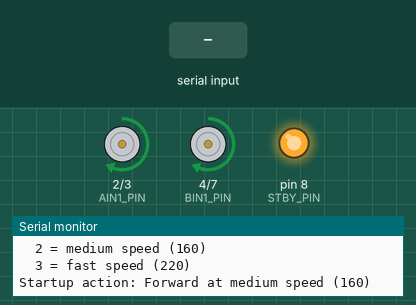
A program run on a simulated Arduino Uno, built with avr-gcc and run on an emulated ATmega328P. Shown: motor-driver pin pairs drawn as motors (green arrow = first pin HIGH = forward, orange = second pin HIGH = backward, longer = more drive, scaled by the enable pin, stopped while the standby pin is LOW), output pins drawn as LEDs (lit = HIGH), the last lines printed to the serial monitor. The inputs (shaded band) are chosen by the test bench.

Above: at 1.2 s.
1.3 s: "b\n" received over Serial
At 2.5 s:
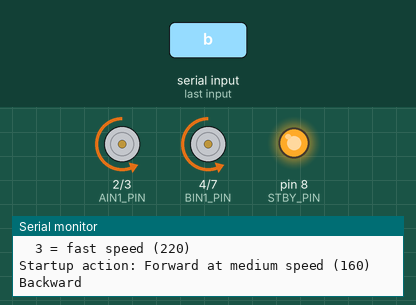
2.8 s: "l\n" received over Serial
At 3.8 s:
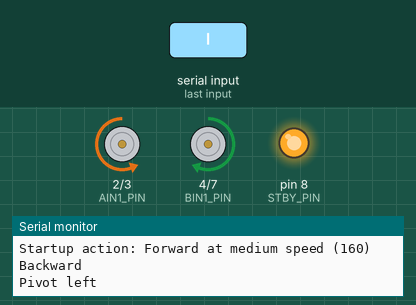
4.3 s: "r\n" received over Serial
At 5.0 s:
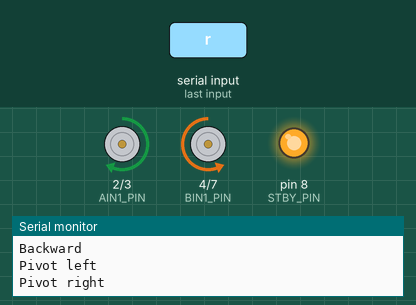
5.8 s: "s\n" received over Serial
At 6.1 s:
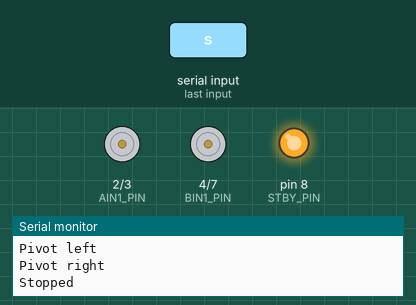
7.3 s: "B\n" received over Serial
At 8.4 s:
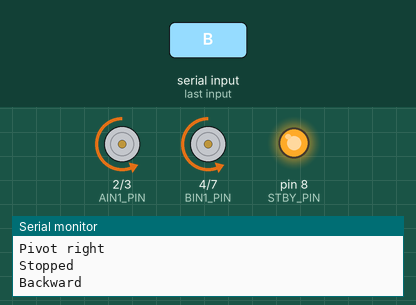
8.8 s: "L\n" received over Serial
At 9.6 s:
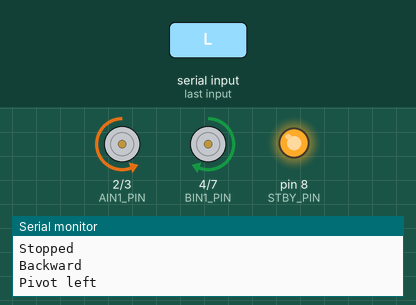
Timing chart, 0 to 11.3 s (numbered marks = the images above; inputs shaded):
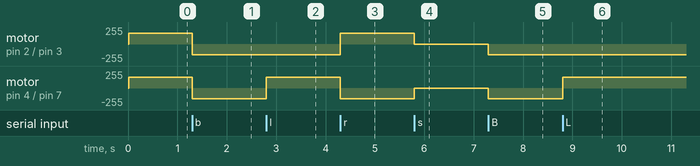

Measured:
- after the input at 1.3 s, motor on pin 2 (AIN1_PIN) / pin 3 (AIN2_PIN), motor on pin 4 (BIN1_PIN) / pin 7 (BIN2_PIN): forward 160/255 → backward 160/255 at once
- after the input at 2.8 s, motor on pin 4 (BIN1_PIN) / pin 7 (BIN2_PIN): backward 160/255 → forward 160/255 at once
- after the input at 4.3 s, motor on pin 2 (AIN1_PIN) / pin 3 (AIN2_PIN): backward 160/255 → forward 160/255 at once; motor on pin 4 (BIN1_PIN) / pin 7 (BIN2_PIN): forward 160/255 → backward 160/255 at once
- after the input at 5.8 s, motor on pin 2 (AIN1_PIN) / pin 3 (AIN2_PIN): forward 160/255 → stopped at once; motor on pin 4 (BIN1_PIN) / pin 7 (BIN2_PIN): backward 160/255 → stopped at once
- after the input at 7.3 s, motor on pin 2 (AIN1_PIN) / pin 3 (AIN2_PIN), motor on pin 4 (BIN1_PIN) / pin 7 (BIN2_PIN): stopped → backward 160/255 at once
- after the input at 8.8 s, motor on pin 4 (BIN1_PIN) / pin 7 (BIN2_PIN): backward 160/255 → forward 160/255 at once

The program:

main.cpp
```cpp
#include <Arduino.h>

// A motor's physical "forward" direction depends on how its two wires are
// connected. If a wheel turns the wrong way, change only that wheel's value
// from false to true. The code will then swap forward and backward for it.
const bool INVERT_LEFT_MOTOR = false;
const bool INVERT_RIGHT_MOTOR = false;

// ---------------------------------------------------------------------------
// TB6612FNG PIN CONNECTIONS
// ---------------------------------------------------------------------------
// uint8_t means an unsigned 8-bit whole number. It is a convenient type for an
// Arduino pin number. "const" means the pin number cannot change while the
// program is running.

// STBY (standby) is the master enable pin for the complete motor driver.
// LOW  = driver disabled; neither motor can run.
// HIGH = driver enabled; AIN/BIN and PWM signals control the motors.
// TB6612 STBY is connected to Arduino digital pin D8.
const uint8_t STBY_PIN = 8;

// Motor channel A controls the LEFT motor connected to TB6612 AO1 and AO2.
// AIN1 and AIN2 choose which direction current flows through the left motor:
//   AIN1 HIGH + AIN2 LOW  = one direction (forward in this program)
//   AIN1 LOW  + AIN2 HIGH = the opposite direction (backward)
//   AIN1 LOW  + AIN2 LOW  = stop
// TB6612 AIN1 is connected to Arduino D2.
const uint8_t AIN1_PIN = 2;
// TB6612 AIN2 is connected to Arduino D3.
const uint8_t AIN2_PIN = 3;
// PWMA controls left-motor speed. Arduino D5 supports PWM, which rapidly turns
// motor power on and off. A larger PWM value gives more average motor power.
const uint8_t PWMA_PIN = 5;

// Motor channel B controls the RIGHT motor connected to TB6612 BO1 and BO2.
// BIN1 and BIN2 do the same direction job for the right motor that AIN1 and
// AIN2 do for the left motor.
// TB6612 BIN1 is connected to Arduino D4.
const uint8_t BIN1_PIN = 4;
// TB6612 BIN2 is connected to Arduino D7.
const uint8_t BIN2_PIN = 7;
// PWMB controls right-motor speed. Arduino D6 is also a PWM-capable pin.
const uint8_t PWMB_PIN = 6;

// Power pins are wiring connections, so they do not need Arduino pin-number
// constants in the program:
//   TB6612 VCC  -> Arduino 5V (powers the driver's control/logic circuits)
//   TB6612 GND  -> Arduino GND and battery negative (shared reference voltage)
//   TB6612 VM   -> motor-battery positive (supplies the motors' actual power)
// Never connect motor-battery positive to the Arduino 5V pin.

// analogWrite() accepts PWM values from 0 to 255:
//   0   = always off
//   255 = always on
// These three values leave some room below the maximum motor power.
const int LOW_SPEED = 100;
const int MEDIUM_SPEED = 160;
const int HIGH_SPEED = 220;

int currentSpeed = MEDIUM_SPEED;

void setLeftMotor(int speed);
void setRightMotor(int speed);
void forward();
void backward();
void turnLeft();
void turnRight();
void stopMotors();
void printCommands();

void setup() {
  // Every pin used to control the driver must be configured as an OUTPUT so
  // the Arduino sends a voltage signal instead of trying to read one.
  // Keep STBY LOW while configuring the other pins so accidental signal states
  // cannot turn either motor.
  pinMode(STBY_PIN, OUTPUT);
  digitalWrite(STBY_PIN, LOW);

  pinMode(AIN1_PIN, OUTPUT);
  pinMode(AIN2_PIN, OUTPUT);
  pinMode(PWMA_PIN, OUTPUT);
  pinMode(BIN1_PIN, OUTPUT);
  pinMode(BIN2_PIN, OUTPUT);
  pinMode(PWMB_PIN, OUTPUT);

  // Start from a known stopped state before enabling the driver.
  stopMotors();
  digitalWrite(STBY_PIN, HIGH);

  Serial.begin(115200);
  Serial.println(F("\nSimple 2-wheel robot car ready."));
  printCommands();

  // Default startup behavior requested for this version: drive forward at the
  // default medium speed. The car can move immediately after reset or upload.
  forward();
  Serial.println(F("Startup action: Forward at medium speed (160)"));
}

void loop() {
  // Handle each received character immediately. No blocking delays are used.
  while (Serial.available() > 0) {
    const char command = static_cast<char>(Serial.read());

    switch (command) {
      case 'f':
      case 'F':
        forward();
        Serial.println(F("Forward"));
        break;
      case 'b':
      case 'B':
        backward();
        Serial.println(F("Backward"));
        break;
      case 'l':
      case 'L':
        turnLeft();
        Serial.println(F("Pivot left"));
        break;
      case 'r':
      case 'R':
        turnRight();
        Serial.println(F("Pivot right"));
        break;
      case 's':
      case 'S':
        stopMotors();
        Serial.println(F("Stopped"));
        break;
      case '1':
        currentSpeed = LOW_SPEED;
        Serial.println(F("Speed: slow (100)"));
        break;
      case '2':
        currentSpeed = MEDIUM_SPEED;
        Serial.println(F("Speed: medium (160)"));
        break;
      case '3':
        currentSpeed = HIGH_SPEED;
        Serial.println(F("Speed: fast (220)"));
        break;
      // Serial Monitor may send line endings. Ignore them safely.
      case '\r':
      case '\n':
      case ' ':
      case '\t':
        break;
      default:
        // An unknown command never changes the motor outputs.
        Serial.print(F("Unknown command: "));
        Serial.println(command);
        break;
    }
  }
}

void setLeftMotor(int speed) {
  // Reversing the sign swaps forward and backward without changing any wiring.
  if (INVERT_LEFT_MOTOR) {
    speed = -speed;
  }

  // Direction uses the sign (+/-), but PWM needs only the positive magnitude.
  // abs() removes the sign and constrain() guarantees a safe 0..255 PWM value.
  const int pwm = constrain(abs(speed), 0, 255);

  // Set the two direction pins for forward, backward, or stopped.
  if (speed > 0) {
    digitalWrite(AIN1_PIN, HIGH);
    digitalWrite(AIN2_PIN, LOW);
  } else if (speed < 0) {
    digitalWrite(AIN1_PIN, LOW);
    digitalWrite(AIN2_PIN, HIGH);
  } else {
    digitalWrite(AIN1_PIN, LOW);
    digitalWrite(AIN2_PIN, LOW);
  }

  // Send the requested speed to the PWM-capable D5 pin.
  analogWrite(PWMA_PIN, pwm);
}

void setRightMotor(int speed) {
  // This is the right-motor version of setLeftMotor().
  if (INVERT_RIGHT_MOTOR) {
    speed = -speed;
  }

  const int pwm = constrain(abs(speed), 0, 255);

  if (speed > 0) {
    digitalWrite(BIN1_PIN, HIGH);
    digitalWrite(BIN2_PIN, LOW);
  } else if (speed < 0) {
    digitalWrite(BIN1_PIN, LOW);
    digitalWrite(BIN2_PIN, HIGH);
  } else {
    digitalWrite(BIN1_PIN, LOW);
    digitalWrite(BIN2_PIN, LOW);
  }

  // Send the requested speed to the PWM-capable D6 pin.
  analogWrite(PWMB_PIN, pwm);
}

void forward() {
  // A positive speed makes both wheels drive forward.
  setLeftMotor(currentSpeed);
  setRightMotor(currentSpeed);
}

void backward() {
  // A negative speed makes both wheels drive backward.
  setLeftMotor(-currentSpeed);
  setRightMotor(-currentSpeed);
}

void turnLeft() {
  // Opposite wheel directions rotate the car around its center.
  setLeftMotor(-currentSpeed);
  setRightMotor(currentSpeed);
}

void turnRight() {
  // This is the opposite of turnLeft().
  setLeftMotor(currentSpeed);
  setRightMotor(-currentSpeed);
}

void stopMotors() {
  // Zero selects the stopped direction-pin state and sends PWM 0.
  setLeftMotor(0);
  setRightMotor(0);
}

void printCommands() {
  Serial.println(F("Commands:"));
  Serial.println(F("  f = forward"));
  Serial.println(F("  b = backward"));
  Serial.println(F("  l = pivot left"));
  Serial.println(F("  r = pivot right"));
  Serial.println(F("  s = stop"));
  Serial.println(F("  1 = slow speed (100)"));
  Serial.println(F("  2 = medium speed (160)"));
  Serial.println(F("  3 = fast speed (220)"));
}
```
